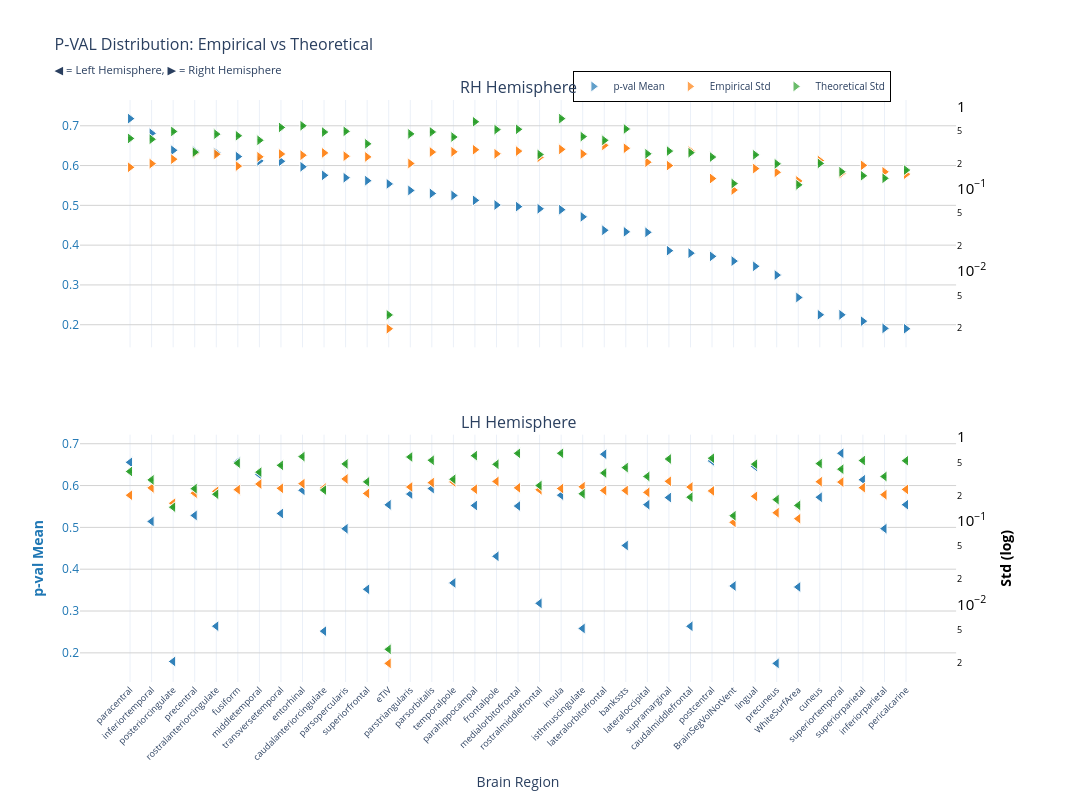
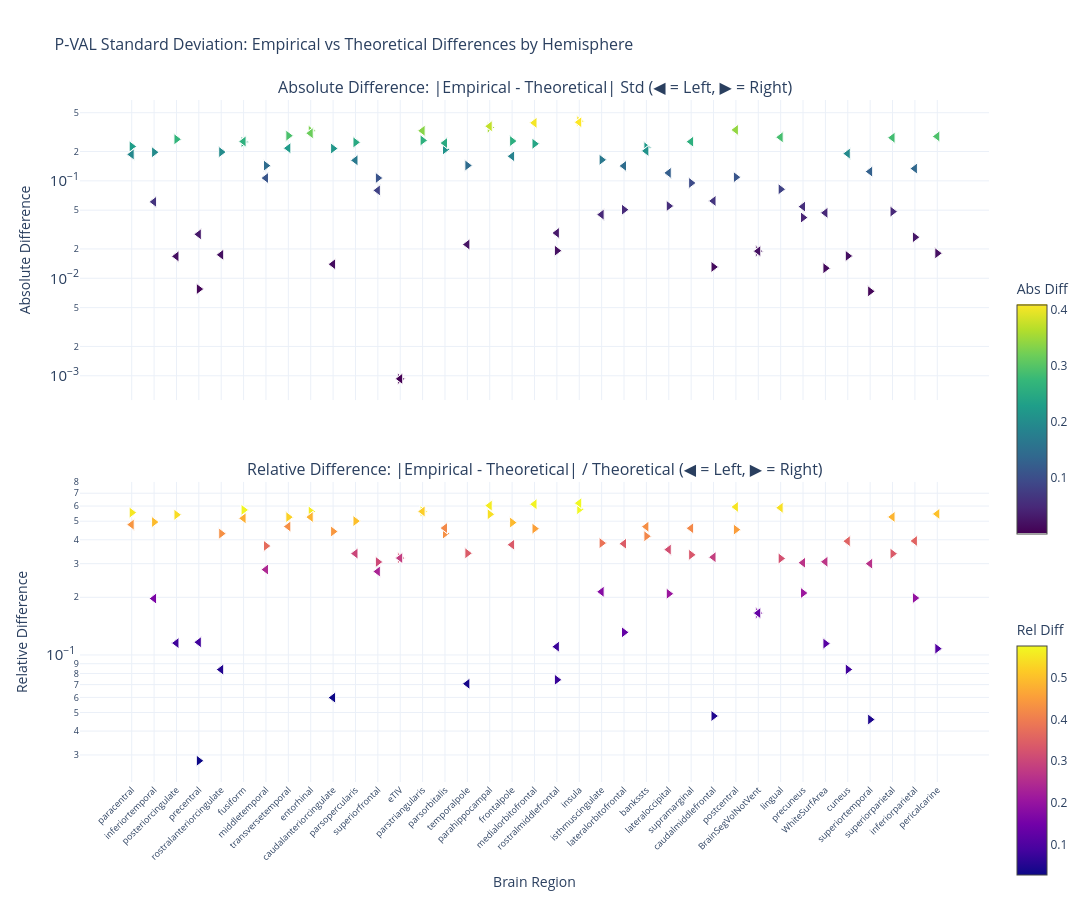

Notebook cell for these charts, in order:
### Markdown cell above
### p-value

### Code cell
nu_nav = df_npvr[(df_npvr["study"] == "longitudinal") & (df_npvr["group"] == "HC-PD")]
data_path = stats_dir / f"partial_correlation_longitudinal_{METRIC}.parquet"
df, stats = get_test_stats(
    data_path, stat_functions_F, nu_nav, hemisphere=True, study="longitudinal"
)
show_figure(
    stats, hemisphere=True, stat_name="p-val", study="longitudinal", metric=METRIC
)

### Figure 1 — Plotly figure (JSON) as saved in the notebook; plotly's stock layout.template omitted (floating-point values rounded to 4 significant figures)
{"data": [{"hovertemplate": "<b>%{x}</b><br>Mean p-val: %{y:.2f}<br><extra></extra>", "legendgroup": "mean", "marker": {"color": "#1f77b4", "line": {"color": "white", "width": 1}, "opacity": 0.7, "size": 10, "symbol": "triangle-right"}, "mode": "markers", "name": "p-val Mean", "showlegend": true, "type": "scatter", "x": ["paracentral", "paracentral", "inferiortemporal", "inferiortemporal", "posteriorcingulate", "posteriorcingulate", "precentral", "precentral", "rostralanteriorcingulate", "rostralanteriorcingulate", "fusiform", "fusiform", "middletemporal", "middletemporal", "transversetemporal", "transversetemporal", "entorhinal", "entorhinal", "caudalanteriorcingulate", "caudalanteriorcingulate", "parsopercularis", "parsopercularis", "superiorfrontal", "superiorfrontal", "eTIV", "eTIV", "parstriangularis", "parstriangularis", "parsorbitalis", "parsorbitalis", "temporalpole", "temporalpole", "parahippocampal", "parahippocampal", "frontalpole", "frontalpole", "medialorbitofrontal", "medialorbitofrontal", "rostralmiddlefrontal", "rostralmiddlefrontal", "insula", "insula", "isthmuscingulate", "isthmuscingulate", "lateralorbitofrontal", "lateralorbitofrontal", "bankssts", "bankssts", "lateraloccipital", "lateraloccipital", "supramarginal", "supramarginal", "caudalmiddlefrontal", "caudalmiddlefrontal", "postcentral", "postcentral", "BrainSegVolNotVent", "BrainSegVolNotVent", "lingual", "lingual", "precuneus", "precuneus", "WhiteSurfArea", "WhiteSurfArea", "cuneus", "cuneus", "superiortemporal", "superiortemporal", "superiorparietal", "superiorparietal", "inferiorparietal", "inferiorparietal", "pericalcarine", "pericalcarine"], "xaxis": "x", "y": [0.718, 0.718, 0.681, 0.681, 0.6384, 0.6384, 0.6366, 0.6366, 0.6322, 0.6322, 0.6226, 0.6226, 0.6117, 0.6117, 0.6107, 0.6107, 0.597, 0.597, 0.5754, 0.5754, 0.5694, 0.5694, 0.562, 0.562, 0.5539, 0.5539, 0.5375, 0.5375, 0.5299, 0.5299, 0.5249, 0.5249, 0.5126, 0.5126, 0.5009, 0.5009, 0.4968, 0.4968, 0.4914, 0.4914, 0.4892, 0.4892, 0.4711, 0.4711, 0.4374, 0.4374, 0.4335, 0.4335, 0.4322, 0.4322, 0.3861, 0.3861, 0.3798, 0.3798, 0.3718, 0.3718, 0.3599, 0.3599, 0.3468, 0.3468, 0.3248, 0.3248, 0.2684, 0.2684, 0.225, 0.225, 0.2249, 0.2249, 0.2089, 0.2089, 0.1908, 0.1908, 0.1899, 0.1899], "yaxis": "y"}, {"hovertemplate": "<b>%{x}</b><br>Empirical Std: %{y:.3f}<br><extra></extra>", "legendgroup": "empirical", "marker": {"color": "#ff7f0e", "line": {"color": "white", "width": 1}, "opacity": 0.7, "size": 10, "symbol": "triangle-right"}, "mode": "markers", "name": "Empirical Std", "showlegend": true, "type": "scatter", "x": ["paracentral", "paracentral", "inferiortemporal", "inferiortemporal", "posteriorcingulate", "posteriorcingulate", "precentral", "precentral", "rostralanteriorcingulate", "rostralanteriorcingulate", "fusiform", "fusiform", "middletemporal", "middletemporal", "transversetemporal", "transversetemporal", "entorhinal", "entorhinal", "caudalanteriorcingulate", "caudalanteriorcingulate", "parsopercularis", "parsopercularis", "superiorfrontal", "superiorfrontal", "eTIV", "eTIV", "parstriangularis", "parstriangularis", "parsorbitalis", "parsorbitalis", "temporalpole", "temporalpole", "parahippocampal", "parahippocampal", "frontalpole", "frontalpole", "medialorbitofrontal", "medialorbitofrontal", "rostralmiddlefrontal", "rostralmiddlefrontal", "insula", "insula", "isthmuscingulate", "isthmuscingulate", "lateralorbitofrontal", "lateralorbitofrontal", "bankssts", "bankssts", "lateraloccipital", "lateraloccipital", "supramarginal", "supramarginal", "caudalmiddlefrontal", "caudalmiddlefrontal", "postcentral", "postcentral", "BrainSegVolNotVent", "BrainSegVolNotVent", "lingual", "lingual", "precuneus", "precuneus", "WhiteSurfArea", "WhiteSurfArea", "cuneus", "cuneus", "superiortemporal", "superiortemporal", "superiorparietal", "superiorparietal", "inferiorparietal", "inferiorparietal", "pericalcarine", "pericalcarine"], "xaxis": "x", "y": [0.1811, 0.1811, 0.2007, 0.2007, 0.2274, 0.2274, 0.2692, 0.2692, 0.2611, 0.2611, 0.1872, 0.1872, 0.2427, 0.2427, 0.2628, 0.2628, 0.2541, 0.2541, 0.2711, 0.2711, 0.2476, 0.2476, 0.2424, 0.2424, 0.001968, 0.001968, 0.2015, 0.2015, 0.2775, 0.2775, 0.2793, 0.2793, 0.2962, 0.2962, 0.2643, 0.2643, 0.285, 0.285, 0.2398, 0.2398, 0.2993, 0.2993, 0.2634, 0.2634, 0.3347, 0.3347, 0.3088, 0.3088, 0.209, 0.209, 0.19, 0.19, 0.2856, 0.2856, 0.1322, 0.1322, 0.09586, 0.09586, 0.1747, 0.1747, 0.1574, 0.1574, 0.1234, 0.1234, 0.2188, 0.2188, 0.1525, 0.1525, 0.1913, 0.1913, 0.1594, 0.1594, 0.1493, 0.1493], "yaxis": "y2"}, {"error_y": {"array": [0.008078, 0.008078, 0.007894, 0.007894, 0.009824, 0.009824, 0.005504, 0.005504, 0.009111, 0.009111, 0.008702, 0.008702, 0.00767, 0.00767, 0.011, 0.011, 0.01153, 0.01153, 0.00965, 0.00965, 0.009852, 0.009852, 0.006941, 0.006941, 5.758e-05, 5.758e-05, 0.009171, 0.009171, 0.009688, 0.009688, 0.008406, 0.008406, 0.01289, 0.01289, 0.01034, 0.01034, 0.01043, 0.01043, 0.005145, 0.005145, 0.01407, 0.01407, 0.008498, 0.008498, 0.007656, 0.007656, 0.01053, 0.01053, 0.005249, 0.005249, 0.005665, 0.005665, 0.005415, 0.005415, 0.004793, 0.004793, 0.002282, 0.002282, 0.005099, 0.005099, 0.003961, 0.003961, 0.0022, 0.0022, 0.004011, 0.004011, 0.003177, 0.003177, 0.00284, 0.00284, 0.002643, 0.002643, 0.003326, 0.003326], "arrayminus": [0.007918, 0.007918, 0.007737, 0.007737, 0.009629, 0.009629, 0.005394, 0.005394, 0.008931, 0.008931, 0.008529, 0.008529, 0.007518, 0.007518, 0.01078, 0.01078, 0.0113, 0.0113, 0.009459, 0.009459, 0.009657, 0.009657, 0.006803, 0.006803, 5.644e-05, 5.644e-05, 0.008989, 0.008989, 0.009496, 0.009496, 0.008239, 0.008239, 0.01263, 0.01263, 0.01013, 0.01013, 0.01022, 0.01022, 0.005043, 0.005043, 0.01379, 0.01379, 0.008329, 0.008329, 0.007504, 0.007504, 0.01032, 0.01032, 0.005145, 0.005145, 0.005552, 0.005552, 0.005308, 0.005308, 0.004698, 0.004698, 0.002237, 0.002237, 0.004998, 0.004998, 0.003883, 0.003883, 0.002157, 0.002157, 0.003931, 0.003931, 0.003114, 0.003114, 0.002784, 0.002784, 0.002591, 0.002591, 0.00326, 0.00326], "color": "#2ca02c", "thickness": 1, "type": "data", "visible": true, "width": 2}, "hovertemplate": "<b>%{x}</b><br>Theoretical Std: %{y:.3f}<br><extra></extra>", "legendgroup": "theoretical", "marker": {"color": "#2ca02c", "line": {"color": "white", "width": 1}, "opacity": 0.7, "size": 10, "symbol": "triangle-right"}, "mode": "markers", "name": "Theoretical Std", "showlegend": true, "type": "scatter", "x": ["paracentral", "paracentral", "inferiortemporal", "inferiortemporal", "posteriorcingulate", "posteriorcingulate", "precentral", "precentral", "rostralanteriorcingulate", "rostralanteriorcingulate", "fusiform", "fusiform", "middletemporal", "middletemporal", "transversetemporal", "transversetemporal", "entorhinal", "entorhinal", "caudalanteriorcingulate", "caudalanteriorcingulate", "parsopercularis", "parsopercularis", "superiorfrontal", "superiorfrontal", "eTIV", "eTIV", "parstriangularis", "parstriangularis", "parsorbitalis", "parsorbitalis", "temporalpole", "temporalpole", "parahippocampal", "parahippocampal", "frontalpole", "frontalpole", "medialorbitofrontal", "medialorbitofrontal", "rostralmiddlefrontal", "rostralmiddlefrontal", "insula", "insula", "isthmuscingulate", "isthmuscingulate", "lateralorbitofrontal", "lateralorbitofrontal", "bankssts", "bankssts", "lateraloccipital", "lateraloccipital", "supramarginal", "supramarginal", "caudalmiddlefrontal", "caudalmiddlefrontal", "postcentral", "postcentral", "BrainSegVolNotVent", "BrainSegVolNotVent", "lingual", "lingual", "precuneus", "precuneus", "WhiteSurfArea", "WhiteSurfArea", "cuneus", "cuneus", "superiortemporal", "superiortemporal", "superiorparietal", "superiorparietal", "inferiorparietal", "inferiorparietal", "pericalcarine", "pericalcarine"], "xaxis": "x", "y": [0.4065, 0.4065, 0.3973, 0.3973, 0.4944, 0.4944, 0.277, 0.277, 0.4586, 0.4586, 0.4379, 0.4379, 0.386, 0.386, 0.5534, 0.5534, 0.5801, 0.5801, 0.4857, 0.4857, 0.4958, 0.4958, 0.3493, 0.3493, 0.002898, 0.002898, 0.4616, 0.4616, 0.4876, 0.4876, 0.423, 0.423, 0.6486, 0.6486, 0.5203, 0.5203, 0.525, 0.525, 0.259, 0.259, 0.7081, 0.7081, 0.4277, 0.4277, 0.3853, 0.3853, 0.5299, 0.5299, 0.2642, 0.2642, 0.2851, 0.2851, 0.2725, 0.2725, 0.2412, 0.2412, 0.1149, 0.1149, 0.2566, 0.2566, 0.1994, 0.1994, 0.1107, 0.1107, 0.2019, 0.2019, 0.1599, 0.1599, 0.1429, 0.1429, 0.133, 0.133, 0.1674, 0.1674], "yaxis": "y2"}, {"hovertemplate": "<b>%{x}</b><br>Mean p-val: %{y:.2f}<br><extra></extra>", "legendgroup": "mean", "marker": {"color": "#1f77b4", "line": {"color": "white", "width": 1}, "opacity": 0.7, "size": 10, "symbol": "triangle-left"}, "mode": "markers", "name": "p-val Mean", "showlegend": false, "type": "scatter", "x": ["superiortemporal", "superiortemporal", "lateralorbitofrontal", "lateralorbitofrontal", "postcentral", "postcentral", "fusiform", "fusiform", "paracentral", "paracentral", "lingual", "lingual", "middletemporal", "middletemporal", "superiorparietal", "superiorparietal", "parsorbitalis", "parsorbitalis", "entorhinal", "entorhinal", "parstriangularis", "parstriangularis", "insula", "insula", "cuneus", "cuneus", "supramarginal", "supramarginal", "lateraloccipital", "lateraloccipital", "pericalcarine", "pericalcarine", "eTIV", "eTIV", "parahippocampal", "parahippocampal", "medialorbitofrontal", "medialorbitofrontal", "transversetemporal", "transversetemporal", "precentral", "precentral", "inferiortemporal", "inferiortemporal", "inferiorparietal", "inferiorparietal", "parsopercularis", "parsopercularis", "bankssts", "bankssts", "frontalpole", "frontalpole", "temporalpole", "temporalpole", "BrainSegVolNotVent", "BrainSegVolNotVent", "WhiteSurfArea", "WhiteSurfArea", "superiorfrontal", "superiorfrontal", "rostralmiddlefrontal", "rostralmiddlefrontal", "rostralanteriorcingulate", "rostralanteriorcingulate", "caudalmiddlefrontal", "caudalmiddlefrontal", "isthmuscingulate", "isthmuscingulate", "caudalanteriorcingulate", "caudalanteriorcingulate", "posteriorcingulate", "posteriorcingulate", "precuneus", "precuneus"], "xaxis": "x2", "y": [0.6772, 0.6772, 0.6749, 0.6749, 0.659, 0.659, 0.6568, 0.6568, 0.6555, 0.6555, 0.6456, 0.6456, 0.6263, 0.6263, 0.6138, 0.6138, 0.5928, 0.5928, 0.5887, 0.5887, 0.5796, 0.5796, 0.577, 0.577, 0.572, 0.572, 0.5713, 0.5713, 0.5543, 0.5543, 0.5543, 0.5543, 0.5539, 0.5539, 0.5523, 0.5523, 0.551, 0.551, 0.5332, 0.5332, 0.5285, 0.5285, 0.5142, 0.5142, 0.497, 0.497, 0.4967, 0.4967, 0.4567, 0.4567, 0.4308, 0.4308, 0.3672, 0.3672, 0.3599, 0.3599, 0.3574, 0.3574, 0.352, 0.352, 0.3183, 0.3183, 0.2637, 0.2637, 0.2636, 0.2636, 0.2583, 0.2583, 0.2519, 0.2519, 0.1794, 0.1794, 0.1748, 0.1748], "yaxis": "y3"}, {"hovertemplate": "<b>%{x}</b><br>Empirical Std: %{y:.3f}<br><extra></extra>", "legendgroup": "empirical", "marker": {"color": "#ff7f0e", "line": {"color": "white", "width": 1}, "opacity": 0.7, "size": 10, "symbol": "triangle-left"}, "mode": "markers", "name": "Empirical Std", "showlegend": false, "type": "scatter", "x": ["superiortemporal", "superiortemporal", "lateralorbitofrontal", "lateralorbitofrontal", "postcentral", "postcentral", "fusiform", "fusiform", "paracentral", "paracentral", "lingual", "lingual", "middletemporal", "middletemporal", "superiorparietal", "superiorparietal", "parsorbitalis", "parsorbitalis", "entorhinal", "entorhinal", "parstriangularis", "parstriangularis", "insula", "insula", "cuneus", "cuneus", "supramarginal", "supramarginal", "lateraloccipital", "lateraloccipital", "pericalcarine", "pericalcarine", "eTIV", "eTIV", "parahippocampal", "parahippocampal", "medialorbitofrontal", "medialorbitofrontal", "transversetemporal", "transversetemporal", "precentral", "precentral", "inferiortemporal", "inferiortemporal", "inferiorparietal", "inferiorparietal", "parsopercularis", "parsopercularis", "bankssts", "bankssts", "frontalpole", "frontalpole", "temporalpole", "temporalpole", "BrainSegVolNotVent", "BrainSegVolNotVent", "WhiteSurfArea", "WhiteSurfArea", "superiorfrontal", "superiorfrontal", "rostralmiddlefrontal", "rostralmiddlefrontal", "rostralanteriorcingulate", "rostralanteriorcingulate", "caudalmiddlefrontal", "caudalmiddlefrontal", "isthmuscingulate", "isthmuscingulate", "caudalanteriorcingulate", "caudalanteriorcingulate", "posteriorcingulate", "posteriorcingulate", "precuneus", "precuneus"], "xaxis": "x2", "y": [0.2905, 0.2905, 0.2308, 0.2308, 0.228, 0.228, 0.2361, 0.2361, 0.2024, 0.2024, 0.1964, 0.1964, 0.2755, 0.2755, 0.2494, 0.2494, 0.2863, 0.2863, 0.2782, 0.2782, 0.254, 0.254, 0.2436, 0.2436, 0.2935, 0.2935, 0.2969, 0.2969, 0.219, 0.219, 0.2376, 0.2376, 0.001968, 0.001968, 0.2389, 0.2389, 0.2481, 0.2481, 0.2451, 0.2451, 0.2144, 0.2144, 0.2479, 0.2479, 0.2054, 0.2054, 0.3171, 0.3171, 0.2303, 0.2303, 0.2957, 0.2957, 0.2922, 0.2922, 0.09586, 0.09586, 0.106, 0.106, 0.2126, 0.2126, 0.2351, 0.2351, 0.2252, 0.2252, 0.254, 0.254, 0.2556, 0.2556, 0.2471, 0.2471, 0.1624, 0.1624, 0.125, 0.125], "yaxis": "y4"}, {"error_y": {"array": [0.008246, 0.008246, 0.007414, 0.007414, 0.01115, 0.01115, 0.009729, 0.009729, 0.007733, 0.007733, 0.009468, 0.009468, 0.007597, 0.007597, 0.01046, 0.01046, 0.01054, 0.01054, 0.01165, 0.01165, 0.01154, 0.01154, 0.01278, 0.01278, 0.009612, 0.009612, 0.01091, 0.01091, 0.006748, 0.006748, 0.0104, 0.0104, 5.758e-05, 5.758e-05, 0.01196, 0.01196, 0.01275, 0.01275, 0.009169, 0.009169, 0.004823, 0.004823, 0.006135, 0.006135, 0.006737, 0.006737, 0.009527, 0.009527, 0.008605, 0.008605, 0.009426, 0.009426, 0.006248, 0.006248, 0.002282, 0.002282, 0.003039, 0.003039, 0.00581, 0.00581, 0.005251, 0.005251, 0.004129, 0.004129, 0.003811, 0.003811, 0.004184, 0.004184, 0.004633, 0.004633, 0.002893, 0.002893, 0.003564, 0.003564], "arrayminus": [0.008082, 0.008082, 0.007267, 0.007267, 0.01093, 0.01093, 0.009536, 0.009536, 0.007579, 0.007579, 0.00928, 0.00928, 0.007446, 0.007446, 0.01025, 0.01025, 0.01033, 0.01033, 0.01142, 0.01142, 0.01131, 0.01131, 0.01252, 0.01252, 0.009421, 0.009421, 0.0107, 0.0107, 0.006614, 0.006614, 0.01019, 0.01019, 5.644e-05, 5.644e-05, 0.01173, 0.01173, 0.0125, 0.0125, 0.008987, 0.008987, 0.004727, 0.004727, 0.006014, 0.006014, 0.006603, 0.006603, 0.009338, 0.009338, 0.008435, 0.008435, 0.009239, 0.009239, 0.006124, 0.006124, 0.002237, 0.002237, 0.002979, 0.002979, 0.005695, 0.005695, 0.005146, 0.005146, 0.004047, 0.004047, 0.003735, 0.003735, 0.004101, 0.004101, 0.004541, 0.004541, 0.002835, 0.002835, 0.003493, 0.003493], "color": "#2ca02c", "thickness": 1, "type": "data", "visible": true, "width": 2}, "hovertemplate": "<b>%{x}</b><br>Theoretical Std: %{y:.3f}<br><extra></extra>", "legendgroup": "theoretical", "marker": {"color": "#2ca02c", "line": {"color": "white", "width": 1}, "opacity": 0.7, "size": 10, "symbol": "triangle-left"}, "mode": "markers", "name": "Theoretical Std", "showlegend": false, "type": "scatter", "x": ["superiortemporal", "superiortemporal", "lateralorbitofrontal", "lateralorbitofrontal", "postcentral", "postcentral", "fusiform", "fusiform", "paracentral", "paracentral", "lingual", "lingual", "middletemporal", "middletemporal", "superiorparietal", "superiorparietal", "parsorbitalis", "parsorbitalis", "entorhinal", "entorhinal", "parstriangularis", "parstriangularis", "insula", "insula", "cuneus", "cuneus", "supramarginal", "supramarginal", "lateraloccipital", "lateraloccipital", "pericalcarine", "pericalcarine", "eTIV", "eTIV", "parahippocampal", "parahippocampal", "medialorbitofrontal", "medialorbitofrontal", "transversetemporal", "transversetemporal", "precentral", "precentral", "inferiortemporal", "inferiortemporal", "inferiorparietal", "inferiorparietal", "parsopercularis", "parsopercularis", "bankssts", "bankssts", "frontalpole", "frontalpole", "temporalpole", "temporalpole", "BrainSegVolNotVent", "BrainSegVolNotVent", "WhiteSurfArea", "WhiteSurfArea", "superiorfrontal", "superiorfrontal", "rostralmiddlefrontal", "rostralmiddlefrontal", "rostralanteriorcingulate", "rostralanteriorcingulate", "caudalmiddlefrontal", "caudalmiddlefrontal", "isthmuscingulate", "isthmuscingulate", "caudalanteriorcingulate", "caudalanteriorcingulate", "posteriorcingulate", "posteriorcingulate", "precuneus", "precuneus"], "xaxis": "x2", "y": [0.415, 0.415, 0.3731, 0.3731, 0.5611, 0.5611, 0.4896, 0.4896, 0.3892, 0.3892, 0.4765, 0.4765, 0.3823, 0.3823, 0.5265, 0.5265, 0.5304, 0.5304, 0.5863, 0.5863, 0.5806, 0.5806, 0.643, 0.643, 0.4838, 0.4838, 0.5492, 0.5492, 0.3396, 0.3396, 0.5232, 0.5232, 0.002898, 0.002898, 0.6021, 0.6021, 0.6417, 0.6417, 0.4615, 0.4615, 0.2427, 0.2427, 0.3088, 0.3088, 0.339, 0.339, 0.4795, 0.4795, 0.4331, 0.4331, 0.4744, 0.4744, 0.3144, 0.3144, 0.1149, 0.1149, 0.1529, 0.1529, 0.2924, 0.2924, 0.2643, 0.2643, 0.2078, 0.2078, 0.1918, 0.1918, 0.2106, 0.2106, 0.2332, 0.2332, 0.1456, 0.1456, 0.1794, 0.1794], "yaxis": "y4"}], "layout": {"annotations": [{"font": {"size": 16}, "showarrow": false, "text": "RH Hemisphere", "x": 0.47, "xanchor": "center", "xref": "paper", "y": 1, "yanchor": "bottom", "yref": "paper"}, {"font": {"size": 16}, "showarrow": false, "text": "LH Hemisphere", "x": 0.47, "xanchor": "center", "xref": "paper", "y": 0.425, "yanchor": "bottom", "yref": "paper"}], "height": 800, "hovermode": "x", "legend": {"bgcolor": "rgba(255, 255, 255, 0.9)", "bordercolor": "black", "borderwidth": 1, "font": {"size": 10}, "orientation": "h", "x": 0.7, "xanchor": "center", "y": 1.05}, "title": {"font": {"size": 16}, "text": "P-VAL Distribution: Empirical vs Theoretical<br><sub>◀ = Left Hemisphere, ▶ = Right Hemisphere</sub>"}, "width": 1400, "xaxis": {"anchor": "y", "domain": [0, 0.94], "matches": "x2", "showticklabels": false}, "xaxis2": {"anchor": "y3", "domain": [0, 0.94], "tickangle": -45, "tickfont": {"size": 9}, "title": {"text": "Brain Region"}}, "yaxis": {"anchor": "x", "domain": [0.575, 1], "gridcolor": "lightgray", "showgrid": true, "tickfont": {"color": "#1f77b4"}, "title": {"font": {"color": "#1f77b4"}, "text": ""}}, "yaxis2": {"anchor": "x", "exponentformat": "power", "overlaying": "y", "showgrid": false, "side": "right", "tickfont": {"color": "black"}, "title": {"font": {"color": "black"}, "text": ""}, "type": "log"}, "yaxis3": {"anchor": "x2", "domain": [0, 0.425], "gridcolor": "lightgray", "showgrid": true, "tickfont": {"color": "#1f77b4"}, "title": {"font": {"color": "#1f77b4"}, "text": "<b>p-val Mean</b>"}}, "yaxis4": {"anchor": "x2", "exponentformat": "power", "overlaying": "y3", "showgrid": false, "side": "right", "tickfont": {"color": "black"}, "title": {"font": {"color": "black"}, "text": "<b>Std (log)</b>"}, "type": "log"}}}

### Figure 2 — Plotly figure (JSON) as saved in the notebook; plotly's stock layout.template omitted (floating-point values rounded to 4 significant figures)
{"data": [{"hovertemplate": "<b>%{x}</b><br>Hemisphere: %{text}<br>Abs Diff: %{y:.4f}<br><extra></extra>", "legendgroup": "abs_rh", "marker": {"color": [0.2254, 0.2254, 0.1966, 0.1966, 0.2671, 0.2671, 0.007753, 0.007753, 0.1975, 0.1975, 0.2507, 0.2507, 0.1433, 0.1433, 0.2906, 0.2906, 0.326, 0.326, 0.2146, 0.2146, 0.2483, 0.2483, 0.1069, 0.1069, 0.0009298, 0.0009298, 0.2601, 0.2601, 0.2101, 0.2101, 0.1438, 0.1438, 0.3523, 0.3523, 0.256, 0.256, 0.24, 0.24, 0.0192, 0.0192, 0.4088, 0.4088, 0.1643, 0.1643, 0.05058, 0.05058, 0.2211, 0.2211, 0.05517, 0.05517, 0.09512, 0.09512, 0.01307, 0.01307, 0.109, 0.109, 0.019, 0.019, 0.08194, 0.08194, 0.042, 0.042, 0.01269, 0.01269, 0.01695, 0.01695, 0.00735, 0.00735, 0.04836, 0.04836, 0.02639, 0.02639, 0.01806, 0.01806], "colorbar": {"len": 0.4, "title": {"text": "Abs Diff"}, "y": 0.75, "yanchor": "top"}, "colorscale": [[0, "#440154"], [0.1111, "#482878"], [0.2222, "#3e4989"], [0.3333, "#31688e"], [0.4444, "#26828e"], [0.5556, "#1f9e89"], [0.6667, "#35b779"], [0.7778, "#6ece58"], [0.8889, "#b5de2b"], [1, "#fde725"]], "line": {"color": "white", "width": 1}, "showscale": true, "size": 10, "symbol": "triangle-right"}, "mode": "markers", "name": "Absolute (rh)", "showlegend": false, "text": ["rh", "rh", "rh", "rh", "rh", "rh", "rh", "rh", "rh", "rh", "rh", "rh", "rh", "rh", "rh", "rh", "rh", "rh", "rh", "rh", "rh", "rh", "rh", "rh", "rh", "rh", "rh", "rh", "rh", "rh", "rh", "rh", "rh", "rh", "rh", "rh", "rh", "rh", "rh", "rh", "rh", "rh", "rh", "rh", "rh", "rh", "rh", "rh", "rh", "rh", "rh", "rh", "rh", "rh", "rh", "rh", "rh", "rh", "rh", "rh", "rh", "rh", "rh", "rh", "rh", "rh", "rh", "rh", "rh", "rh", "rh", "rh", "rh", "rh"], "type": "scatter", "x": ["paracentral", "paracentral", "inferiortemporal", "inferiortemporal", "posteriorcingulate", "posteriorcingulate", "precentral", "precentral", "rostralanteriorcingulate", "rostralanteriorcingulate", "fusiform", "fusiform", "middletemporal", "middletemporal", "transversetemporal", "transversetemporal", "entorhinal", "entorhinal", "caudalanteriorcingulate", "caudalanteriorcingulate", "parsopercularis", "parsopercularis", "superiorfrontal", "superiorfrontal", "eTIV", "eTIV", "parstriangularis", "parstriangularis", "parsorbitalis", "parsorbitalis", "temporalpole", "temporalpole", "parahippocampal", "parahippocampal", "frontalpole", "frontalpole", "medialorbitofrontal", "medialorbitofrontal", "rostralmiddlefrontal", "rostralmiddlefrontal", "insula", "insula", "isthmuscingulate", "isthmuscingulate", "lateralorbitofrontal", "lateralorbitofrontal", "bankssts", "bankssts", "lateraloccipital", "lateraloccipital", "supramarginal", "supramarginal", "caudalmiddlefrontal", "caudalmiddlefrontal", "postcentral", "postcentral", "BrainSegVolNotVent", "BrainSegVolNotVent", "lingual", "lingual", "precuneus", "precuneus", "WhiteSurfArea", "WhiteSurfArea", "cuneus", "cuneus", "superiortemporal", "superiortemporal", "superiorparietal", "superiorparietal", "inferiorparietal", "inferiorparietal", "pericalcarine", "pericalcarine"], "xaxis": "x", "y": [0.2254, 0.2254, 0.1966, 0.1966, 0.2671, 0.2671, 0.007753, 0.007753, 0.1975, 0.1975, 0.2507, 0.2507, 0.1433, 0.1433, 0.2906, 0.2906, 0.326, 0.326, 0.2146, 0.2146, 0.2483, 0.2483, 0.1069, 0.1069, 0.0009298, 0.0009298, 0.2601, 0.2601, 0.2101, 0.2101, 0.1438, 0.1438, 0.3523, 0.3523, 0.256, 0.256, 0.24, 0.24, 0.0192, 0.0192, 0.4088, 0.4088, 0.1643, 0.1643, 0.05058, 0.05058, 0.2211, 0.2211, 0.05517, 0.05517, 0.09512, 0.09512, 0.01307, 0.01307, 0.109, 0.109, 0.019, 0.019, 0.08194, 0.08194, 0.042, 0.042, 0.01269, 0.01269, 0.01695, 0.01695, 0.00735, 0.00735, 0.04836, 0.04836, 0.02639, 0.02639, 0.01806, 0.01806], "yaxis": "y"}, {"hovertemplate": "<b>%{x}</b><br>Hemisphere: %{text}<br>Rel Diff: %{y:.2%}<br><extra></extra>", "legendgroup": "rel_rh", "marker": {"color": [0.5544, 0.5544, 0.4949, 0.4949, 0.5402, 0.5402, 0.02799, 0.02799, 0.4306, 0.4306, 0.5725, 0.5725, 0.3712, 0.3712, 0.5251, 0.5251, 0.5619, 0.5619, 0.4418, 0.4418, 0.5008, 0.5008, 0.3061, 0.3061, 0.3209, 0.3209, 0.5634, 0.5634, 0.4309, 0.4309, 0.3399, 0.3399, 0.5433, 0.5433, 0.492, 0.492, 0.4571, 0.4571, 0.07413, 0.07413, 0.5773, 0.5773, 0.3842, 0.3842, 0.1313, 0.1313, 0.4173, 0.4173, 0.2088, 0.2088, 0.3336, 0.3336, 0.04796, 0.04796, 0.4518, 0.4518, 0.1654, 0.1654, 0.3193, 0.3193, 0.2107, 0.2107, 0.1146, 0.1146, 0.08398, 0.08398, 0.04597, 0.04597, 0.3383, 0.3383, 0.1983, 0.1983, 0.1079, 0.1079], "colorbar": {"len": 0.4, "title": {"text": "Rel Diff"}, "y": 0.25, "yanchor": "top"}, "colorscale": [[0, "#0d0887"], [0.1111, "#46039f"], [0.2222, "#7201a8"], [0.3333, "#9c179e"], [0.4444, "#bd3786"], [0.5556, "#d8576b"], [0.6667, "#ed7953"], [0.7778, "#fb9f3a"], [0.8889, "#fdca26"], [1, "#f0f921"]], "line": {"color": "white", "width": 1}, "showscale": true, "size": 10, "symbol": "triangle-right"}, "mode": "markers", "name": "Relative (rh)", "showlegend": false, "text": ["rh", "rh", "rh", "rh", "rh", "rh", "rh", "rh", "rh", "rh", "rh", "rh", "rh", "rh", "rh", "rh", "rh", "rh", "rh", "rh", "rh", "rh", "rh", "rh", "rh", "rh", "rh", "rh", "rh", "rh", "rh", "rh", "rh", "rh", "rh", "rh", "rh", "rh", "rh", "rh", "rh", "rh", "rh", "rh", "rh", "rh", "rh", "rh", "rh", "rh", "rh", "rh", "rh", "rh", "rh", "rh", "rh", "rh", "rh", "rh", "rh", "rh", "rh", "rh", "rh", "rh", "rh", "rh", "rh", "rh", "rh", "rh", "rh", "rh"], "type": "scatter", "x": ["paracentral", "paracentral", "inferiortemporal", "inferiortemporal", "posteriorcingulate", "posteriorcingulate", "precentral", "precentral", "rostralanteriorcingulate", "rostralanteriorcingulate", "fusiform", "fusiform", "middletemporal", "middletemporal", "transversetemporal", "transversetemporal", "entorhinal", "entorhinal", "caudalanteriorcingulate", "caudalanteriorcingulate", "parsopercularis", "parsopercularis", "superiorfrontal", "superiorfrontal", "eTIV", "eTIV", "parstriangularis", "parstriangularis", "parsorbitalis", "parsorbitalis", "temporalpole", "temporalpole", "parahippocampal", "parahippocampal", "frontalpole", "frontalpole", "medialorbitofrontal", "medialorbitofrontal", "rostralmiddlefrontal", "rostralmiddlefrontal", "insula", "insula", "isthmuscingulate", "isthmuscingulate", "lateralorbitofrontal", "lateralorbitofrontal", "bankssts", "bankssts", "lateraloccipital", "lateraloccipital", "supramarginal", "supramarginal", "caudalmiddlefrontal", "caudalmiddlefrontal", "postcentral", "postcentral", "BrainSegVolNotVent", "BrainSegVolNotVent", "lingual", "lingual", "precuneus", "precuneus", "WhiteSurfArea", "WhiteSurfArea", "cuneus", "cuneus", "superiortemporal", "superiortemporal", "superiorparietal", "superiorparietal", "inferiorparietal", "inferiorparietal", "pericalcarine", "pericalcarine"], "xaxis": "x2", "y": [0.5544, 0.5544, 0.4949, 0.4949, 0.5402, 0.5402, 0.02799, 0.02799, 0.4306, 0.4306, 0.5725, 0.5725, 0.3712, 0.3712, 0.5251, 0.5251, 0.5619, 0.5619, 0.4418, 0.4418, 0.5008, 0.5008, 0.3061, 0.3061, 0.3209, 0.3209, 0.5634, 0.5634, 0.4309, 0.4309, 0.3399, 0.3399, 0.5433, 0.5433, 0.492, 0.492, 0.4571, 0.4571, 0.07413, 0.07413, 0.5773, 0.5773, 0.3842, 0.3842, 0.1313, 0.1313, 0.4173, 0.4173, 0.2088, 0.2088, 0.3336, 0.3336, 0.04796, 0.04796, 0.4518, 0.4518, 0.1654, 0.1654, 0.3193, 0.3193, 0.2107, 0.2107, 0.1146, 0.1146, 0.08398, 0.08398, 0.04597, 0.04597, 0.3383, 0.3383, 0.1983, 0.1983, 0.1079, 0.1079], "yaxis": "y2"}, {"hovertemplate": "<b>%{x}</b><br>Hemisphere: %{text}<br>Abs Diff: %{y:.4f}<br><extra></extra>", "legendgroup": "abs_lh", "marker": {"color": [0.1245, 0.1245, 0.1423, 0.1423, 0.3331, 0.3331, 0.2535, 0.2535, 0.1868, 0.1868, 0.2801, 0.2801, 0.1068, 0.1068, 0.277, 0.277, 0.2442, 0.2442, 0.3081, 0.3081, 0.3266, 0.3266, 0.3994, 0.3994, 0.1903, 0.1903, 0.2523, 0.2523, 0.1206, 0.1206, 0.2856, 0.2856, 0.0009298, 0.0009298, 0.3632, 0.3632, 0.3936, 0.3936, 0.2164, 0.2164, 0.02828, 0.02828, 0.06087, 0.06087, 0.1336, 0.1336, 0.1624, 0.1624, 0.2027, 0.2027, 0.1787, 0.1787, 0.02222, 0.02222, 0.019, 0.019, 0.04693, 0.04693, 0.0798, 0.0798, 0.02918, 0.02918, 0.01742, 0.01742, 0.06219, 0.06219, 0.04504, 0.04504, 0.01395, 0.01395, 0.01679, 0.01679, 0.0544, 0.0544], "colorbar": {"len": 0.4, "title": {"text": "Abs Diff"}, "y": 0.75, "yanchor": "top"}, "colorscale": [[0, "#440154"], [0.1111, "#482878"], [0.2222, "#3e4989"], [0.3333, "#31688e"], [0.4444, "#26828e"], [0.5556, "#1f9e89"], [0.6667, "#35b779"], [0.7778, "#6ece58"], [0.8889, "#b5de2b"], [1, "#fde725"]], "line": {"color": "white", "width": 1}, "showscale": false, "size": 10, "symbol": "triangle-left"}, "mode": "markers", "name": "Absolute (lh)", "showlegend": false, "text": ["lh", "lh", "lh", "lh", "lh", "lh", "lh", "lh", "lh", "lh", "lh", "lh", "lh", "lh", "lh", "lh", "lh", "lh", "lh", "lh", "lh", "lh", "lh", "lh", "lh", "lh", "lh", "lh", "lh", "lh", "lh", "lh", "lh", "lh", "lh", "lh", "lh", "lh", "lh", "lh", "lh", "lh", "lh", "lh", "lh", "lh", "lh", "lh", "lh", "lh", "lh", "lh", "lh", "lh", "lh", "lh", "lh", "lh", "lh", "lh", "lh", "lh", "lh", "lh", "lh", "lh", "lh", "lh", "lh", "lh", "lh", "lh", "lh", "lh"], "type": "scatter", "x": ["superiortemporal", "superiortemporal", "lateralorbitofrontal", "lateralorbitofrontal", "postcentral", "postcentral", "fusiform", "fusiform", "paracentral", "paracentral", "lingual", "lingual", "middletemporal", "middletemporal", "superiorparietal", "superiorparietal", "parsorbitalis", "parsorbitalis", "entorhinal", "entorhinal", "parstriangularis", "parstriangularis", "insula", "insula", "cuneus", "cuneus", "supramarginal", "supramarginal", "lateraloccipital", "lateraloccipital", "pericalcarine", "pericalcarine", "eTIV", "eTIV", "parahippocampal", "parahippocampal", "medialorbitofrontal", "medialorbitofrontal", "transversetemporal", "transversetemporal", "precentral", "precentral", "inferiortemporal", "inferiortemporal", "inferiorparietal", "inferiorparietal", "parsopercularis", "parsopercularis", "bankssts", "bankssts", "frontalpole", "frontalpole", "temporalpole", "temporalpole", "BrainSegVolNotVent", "BrainSegVolNotVent", "WhiteSurfArea", "WhiteSurfArea", "superiorfrontal", "superiorfrontal", "rostralmiddlefrontal", "rostralmiddlefrontal", "rostralanteriorcingulate", "rostralanteriorcingulate", "caudalmiddlefrontal", "caudalmiddlefrontal", "isthmuscingulate", "isthmuscingulate", "caudalanteriorcingulate", "caudalanteriorcingulate", "posteriorcingulate", "posteriorcingulate", "precuneus", "precuneus"], "xaxis": "x", "y": [0.1245, 0.1245, 0.1423, 0.1423, 0.3331, 0.3331, 0.2535, 0.2535, 0.1868, 0.1868, 0.2801, 0.2801, 0.1068, 0.1068, 0.277, 0.277, 0.2442, 0.2442, 0.3081, 0.3081, 0.3266, 0.3266, 0.3994, 0.3994, 0.1903, 0.1903, 0.2523, 0.2523, 0.1206, 0.1206, 0.2856, 0.2856, 0.0009298, 0.0009298, 0.3632, 0.3632, 0.3936, 0.3936, 0.2164, 0.2164, 0.02828, 0.02828, 0.06087, 0.06087, 0.1336, 0.1336, 0.1624, 0.1624, 0.2027, 0.2027, 0.1787, 0.1787, 0.02222, 0.02222, 0.019, 0.019, 0.04693, 0.04693, 0.0798, 0.0798, 0.02918, 0.02918, 0.01742, 0.01742, 0.06219, 0.06219, 0.04504, 0.04504, 0.01395, 0.01395, 0.01679, 0.01679, 0.0544, 0.0544], "yaxis": "y"}, {"hovertemplate": "<b>%{x}</b><br>Hemisphere: %{text}<br>Rel Diff: %{y:.2%}<br><extra></extra>", "legendgroup": "rel_lh", "marker": {"color": [0.2999, 0.2999, 0.3813, 0.3813, 0.5937, 0.5937, 0.5178, 0.5178, 0.4799, 0.4799, 0.5879, 0.5879, 0.2793, 0.2793, 0.5262, 0.5262, 0.4603, 0.4603, 0.5255, 0.5255, 0.5625, 0.5625, 0.6212, 0.6212, 0.3933, 0.3933, 0.4594, 0.4594, 0.3552, 0.3552, 0.5459, 0.5459, 0.3209, 0.3209, 0.6033, 0.6033, 0.6133, 0.6133, 0.4689, 0.4689, 0.1165, 0.1165, 0.1971, 0.1971, 0.3942, 0.3942, 0.3387, 0.3387, 0.4681, 0.4681, 0.3767, 0.3767, 0.07067, 0.07067, 0.1654, 0.1654, 0.3069, 0.3069, 0.2729, 0.2729, 0.1104, 0.1104, 0.08384, 0.08384, 0.3242, 0.3242, 0.2138, 0.2138, 0.05982, 0.05982, 0.1153, 0.1153, 0.3033, 0.3033], "colorbar": {"len": 0.4, "title": {"text": "Rel Diff"}, "y": 0.25, "yanchor": "top"}, "colorscale": [[0, "#0d0887"], [0.1111, "#46039f"], [0.2222, "#7201a8"], [0.3333, "#9c179e"], [0.4444, "#bd3786"], [0.5556, "#d8576b"], [0.6667, "#ed7953"], [0.7778, "#fb9f3a"], [0.8889, "#fdca26"], [1, "#f0f921"]], "line": {"color": "white", "width": 1}, "showscale": false, "size": 10, "symbol": "triangle-left"}, "mode": "markers", "name": "Relative (lh)", "showlegend": false, "text": ["lh", "lh", "lh", "lh", "lh", "lh", "lh", "lh", "lh", "lh", "lh", "lh", "lh", "lh", "lh", "lh", "lh", "lh", "lh", "lh", "lh", "lh", "lh", "lh", "lh", "lh", "lh", "lh", "lh", "lh", "lh", "lh", "lh", "lh", "lh", "lh", "lh", "lh", "lh", "lh", "lh", "lh", "lh", "lh", "lh", "lh", "lh", "lh", "lh", "lh", "lh", "lh", "lh", "lh", "lh", "lh", "lh", "lh", "lh", "lh", "lh", "lh", "lh", "lh", "lh", "lh", "lh", "lh", "lh", "lh", "lh", "lh", "lh", "lh"], "type": "scatter", "x": ["superiortemporal", "superiortemporal", "lateralorbitofrontal", "lateralorbitofrontal", "postcentral", "postcentral", "fusiform", "fusiform", "paracentral", "paracentral", "lingual", "lingual", "middletemporal", "middletemporal", "superiorparietal", "superiorparietal", "parsorbitalis", "parsorbitalis", "entorhinal", "entorhinal", "parstriangularis", "parstriangularis", "insula", "insula", "cuneus", "cuneus", "supramarginal", "supramarginal", "lateraloccipital", "lateraloccipital", "pericalcarine", "pericalcarine", "eTIV", "eTIV", "parahippocampal", "parahippocampal", "medialorbitofrontal", "medialorbitofrontal", "transversetemporal", "transversetemporal", "precentral", "precentral", "inferiortemporal", "inferiortemporal", "inferiorparietal", "inferiorparietal", "parsopercularis", "parsopercularis", "bankssts", "bankssts", "frontalpole", "frontalpole", "temporalpole", "temporalpole", "BrainSegVolNotVent", "BrainSegVolNotVent", "WhiteSurfArea", "WhiteSurfArea", "superiorfrontal", "superiorfrontal", "rostralmiddlefrontal", "rostralmiddlefrontal", "rostralanteriorcingulate", "rostralanteriorcingulate", "caudalmiddlefrontal", "caudalmiddlefrontal", "isthmuscingulate", "isthmuscingulate", "caudalanteriorcingulate", "caudalanteriorcingulate", "posteriorcingulate", "posteriorcingulate", "precuneus", "precuneus"], "xaxis": "x2", "y": [0.2999, 0.2999, 0.3813, 0.3813, 0.5937, 0.5937, 0.5178, 0.5178, 0.4799, 0.4799, 0.5879, 0.5879, 0.2793, 0.2793, 0.5262, 0.5262, 0.4603, 0.4603, 0.5255, 0.5255, 0.5625, 0.5625, 0.6212, 0.6212, 0.3933, 0.3933, 0.4594, 0.4594, 0.3552, 0.3552, 0.5459, 0.5459, 0.3209, 0.3209, 0.6033, 0.6033, 0.6133, 0.6133, 0.4689, 0.4689, 0.1165, 0.1165, 0.1971, 0.1971, 0.3942, 0.3942, 0.3387, 0.3387, 0.4681, 0.4681, 0.3767, 0.3767, 0.07067, 0.07067, 0.1654, 0.1654, 0.3069, 0.3069, 0.2729, 0.2729, 0.1104, 0.1104, 0.08384, 0.08384, 0.3242, 0.3242, 0.2138, 0.2138, 0.05982, 0.05982, 0.1153, 0.1153, 0.3033, 0.3033], "yaxis": "y2"}], "layout": {"annotations": [{"font": {"size": 16}, "showarrow": false, "text": "Absolute Difference: |Empirical - Theoretical| Std (◀ = Left, ▶ = Right)", "x": 0.5, "xanchor": "center", "xref": "paper", "y": 1, "yanchor": "bottom", "yref": "paper"}, {"font": {"size": 16}, "showarrow": false, "text": "Relative Difference: |Empirical - Theoretical| / Theoretical (◀ = Left, ▶ = Right)", "x": 0.5, "xanchor": "center", "xref": "paper", "y": 0.44, "yanchor": "bottom", "yref": "paper"}], "height": 900, "hovermode": "x unified", "showlegend": false, "title": {"font": {"size": 16}, "text": "P-VAL Standard Deviation: Empirical vs Theoretical Differences by Hemisphere"}, "width": 1400, "xaxis": {"anchor": "y", "domain": [0, 1], "showticklabels": false}, "xaxis2": {"anchor": "y2", "domain": [0, 1], "tickangle": -45, "tickfont": {"size": 9}, "title": {"text": "Brain Region"}}, "yaxis": {"anchor": "x", "domain": [0.56, 1], "exponentformat": "power", "title": {"text": "Absolute Difference"}, "type": "log"}, "yaxis2": {"anchor": "x2", "domain": [0, 0.44], "exponentformat": "power", "title": {"text": "Relative Difference"}, "type": "log"}}}
